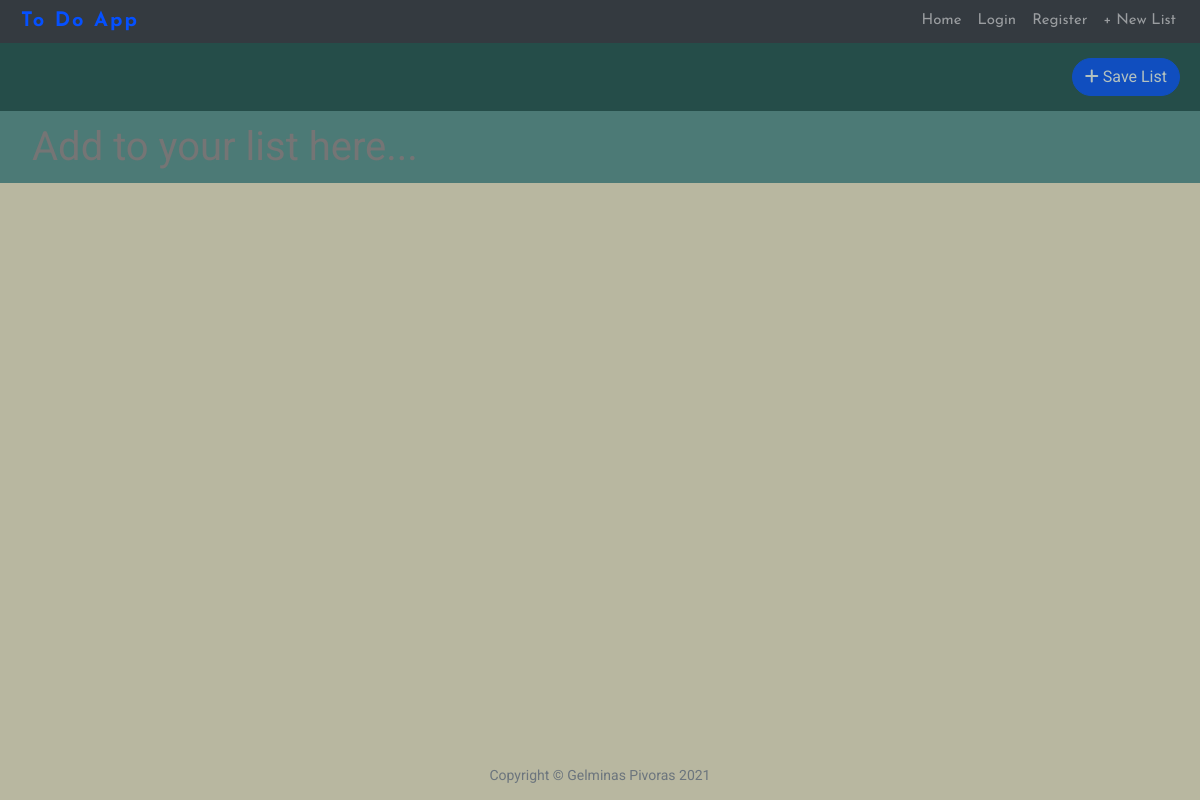
Page /H6Vomgc2vz on the earlier database version.
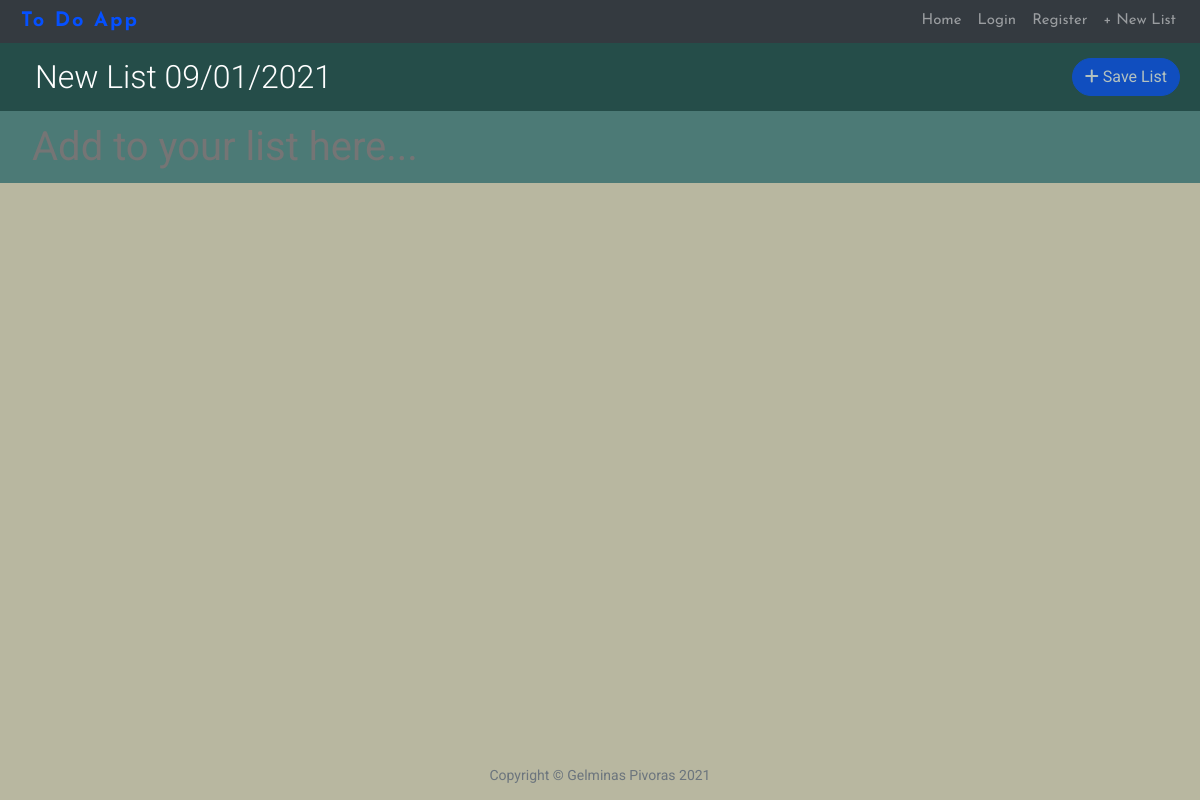
Same page on the later database version.
### main.py (models this page shows)
class List(db.Model):
    __tablename__ = "lists"
    id = db.Column(db.Integer, primary_key=True)
    url_key = db.Column(db.String(250), nullable=False, unique=True)
    name = db.Column(db.String(250), nullable=False)
    items = relationship("ListItem", back_populates="parent_list")
    user = relationship("User", back_populates="lists")
    user_id = db.Column(db.Integer, db.ForeignKey("users.id"))

### main.py (the view)
@app.route("/<url_key>", methods=["GET", "POST"])
def home(url_key):
    list = List.query.filter_by(url_key=url_key).first()
    return render_template("index.html", list=list, url_key=url_key)

### main.py (called while the page is built)
@app.context_processor
def inject_now():
    return {'current_year': datetime.date.today().strftime("%Y"),
            'current_date': datetime.date.today().strftime("%Y-%m-%d")}

### templates/index.html (shortened to what this page needs)
{% include 'header.html' %}
<div id="listDisplay">
    <div class="item-align">
        <div id="listName" class="item-align">
            <form action="{{ url_for('new_name', url_key=list.url_key) }}" method="post">
                <h2 data-editable class="lnameh2">{{list.name}}</h2>
            </form>
        </div>
        <div align="right">
            {% if list.user_id %}
            {% elif not current_user.is_authenticated: %}
            <span class="d-inline-block" data-toggle="popover" data-trigger="hover"
                  data-content="Please login or register to save.">
                <a class="btn btn-primary disabled list-save" href="{{ url_for('save_list', url_key=list.url_key) }}">
                    <i class="fas fa-plus"></i> Save List
                </a>
            </span>
            {% endif %}
        </div>
    </div>
</div>
<div id="newItem">
    <form name="itemform" action="{{ url_for('new_item', url_key=list.url_key) }}" method="post">
        <input class="no_border" placeholder="Add to your list here..." name="item" maxlength="40">
    </form>
</div>
{% include 'footer.html' %}

### templates/header.html (shortened to what this page needs)
<html lang="en">
<head>
    <link href="{{ url_for('static', filename='vendor/bootstrap/css/bootstrap.min.css') }}" rel="stylesheet">
    <link href="{{ url_for('static', filename='css/newstyle.css') }}" rel="stylesheet">
</head>
<body OnLoad="document.itemform.item.focus();">
<div id="page-container">
    <div id="content-wrap">
        <header>
            <nav class="navbar py-0 navbar-expand-md navbar-dark bg-dark static-top" id="mainNav">
                <a class="navbar-brand" href="{{ url_for('home', url_key=url_key) }}">To Do App</a>
                <div class="collapse navbar-collapse justify-content-end" id="navbarResponsive">
                    <ul class="navbar-nav">
                        <li class="nav-item">
                            <a class="nav-link" href="{{ url_for('home', url_key=url_key) }}">Home</a>
                        </li>
                        {% if not current_user.is_authenticated: %}
                        <li class="nav-item">
                            <a class="nav-link" href="{{ url_for('login', url_key=url_key) }}">Login</a>
                        </li>
                        <li class="nav-item">
                            <a class="nav-link" href="{{ url_for('register', url_key=url_key) }}">Register</a>
                        </li>
                        {% endif %}
                        <li class="nav-item">
                            <a class="nav-link" href="{{ url_for('new_list') }}">+ New List</a>
                        </li>
                    </ul>
                </div>
            </nav>
        </header>
    </div>
</div>

### templates/footer.html (shortened to what this page needs)
<footer id="footer" class="fixed-bottom">
        <p class="copyright text-muted">Copyright &copy; Gelminas Pivoras {{ current_year }}</p>
</footer>
</body>
</html>

### static/css/newstyle.css (style rules this page uses)
html, body { margin:0; padding:0; }
body { font-size: 20px; color: #0550ff; font-family: 'Roboto', sans-serif; background: #b8b7a0; }
p { line-height: 1.5; margin: 30px 0; }
h1, h2, h3, h4, h5, h6 { font-weight: 300; }
#mainNav { font-family: 'Josefin Sans', sans-serif; }
#mainNav .navbar-brand { font-size: 20px; font-weight: 700; color: #0550ff; letter-spacing: 2px; margin-left: 5px; padding: 0; }
#mainNav .nav-item { font-size: 15px; font-weight: 400; padding-top: 2px; padding-bottom: 2px; }
#listDisplay { color: white; position: relative; background: #254d49; padding: 15px 20px; }
#listDisplay form { margin-bottom:0; padding-left: 15px; }
#listDisplay h2 { margin-bottom:0; }
#newItem { padding-top: 10px; position: relative; padding: 5px 20px; background: #4c7a76; }
#newItem input { border-top-style: hidden; border-right-style: hidden; border-left-style: hidden; border-bottom-style: hidden; background-color: transparent; width: 100% }
@media only screen and (min-width: 651px) { #newItem input { font-size: 40px; } }
#newItem form { padding-left: 10px; margin: 0; }
.item-align { display: flex; justify-content: space-between; }
.login label, { color: #0550ff; }
footer { padding: 50px 0 65px; }
footer .copyright { font-size: 14px; margin-bottom: 0; text-align: center; }
.btn-primary { color: #0550ff; background: transparent; border-color: #0550ff; border-radius: 20px; }
.btn-primary.disabled, .btn-primary:disabled { color: white; background-color: #0550ff; border-color: #0550ff; }
#footer { bottom: 0; width: 100%; height: 2.5rem; }
@media only screen and (min-width: 651px) { .list-save { display: inline-block; } }

Differences in the rows shown:
added List: name "New List 09/01/2021"
